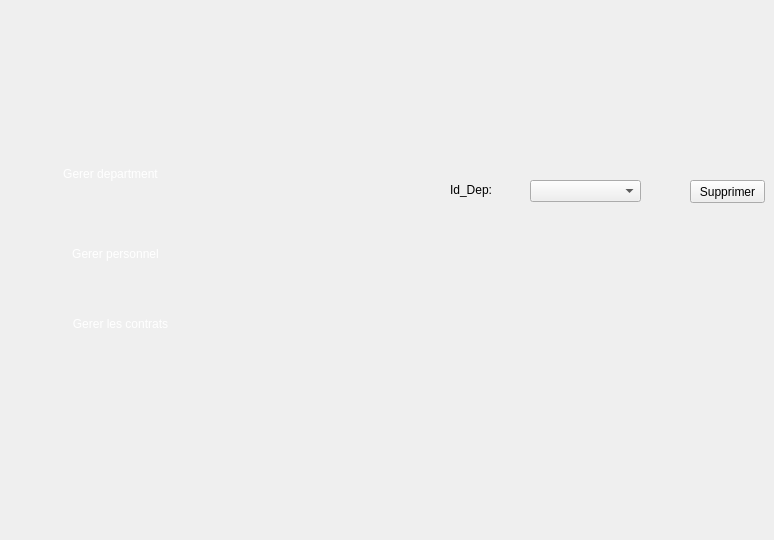
    <widget class="QWidget" name="page_11">
     <widget class="QPushButton" name="pushButton_82">
      <property name="geometry">
       <rect>
        <x>690</x>
        <y>180</y>
        <width>75</width>
        <height>23</height>
       </rect>
      </property>
      <property name="styleSheet">
       <string notr="true">background-image: url(:/new/prefix1/img/backback.png);</string>
      </property>
      <property name="text">
       <string>Supprimer</string>
      </property>
     </widget>
     <widget class="QLabel" name="label_50">
      <property name="geometry">
       <rect>
        <x>450</x>
        <y>180</y>
        <width>71</width>
        <height>20</height>
       </rect>
      </property>
      <property name="styleSheet">
       <string notr="true">background-image: url(:/new/prefix1/img/backback.png);</string>
      </property>
      <property name="text">
       <string>Id_Dep:</string>
      </property>
     </widget>
     <widget class="QPushButton" name="icon4_31">
      <property name="geometry">
       <rect>
        <x>250</x>
        <y>380</y>
        <width>91</width>
        <height>91</height>
       </rect>
      </property>
      <property name="cursor">
       <cursorShape>PointingHandCursor</cursorShape>
      </property>
      <property name="styleSheet">
       <string notr="true">
border-image: url(:/icon-afficher2.png);
background-color: transparent;
background: none;
border: none;
background-repeat: none;
</string>
      </property>
      <property name="text">
       <string/>
      </property>
     </widget>
     <widget class="QPushButton" name="icon2_24">
      <property name="geometry">
       <rect>
        <x>250</x>
        <y>120</y>
        <width>91</width>
        <height>91</height>
       </rect>
      </property>
      <property name="cursor">
       <cursorShape>PointingHandCursor</cursorShape>
      </property>
      <property name="styleSheet">
       <string notr="true">
border-image: url(:/icon-supp2.png);
background-color: transparent;
background: none;
border: none;
background-repeat: none;
</string>
      </property>
      <property name="text">
       <string/>
      </property>
     </widget>
     <widget class="QLabel" name="selected_18">
      <property name="geometry">
       <rect>
        <x>230</x>
        <y>120</y>
        <width>101</width>
        <height>91</height>
       </rect>
      </property>
      <property name="styleSheet">
       <string notr="true">
background-color: transparent;
background: none;
	border-image: url(:/selected.png);
border: none;
background-repeat: none;
</string>
      </property>
      <property name="text">
       <string/>
      </property>
     </widget>
     <widget class="QPushButton" name="icon4_32">
      <property name="geometry">
       <rect>
        <x>250</x>
        <y>0</y>
        <width>91</width>
        <height>91</height>
       </rect>
      </property>
      <property name="cursor">
       <cursorShape>PointingHandCursor</cursorShape>
      </property>
      <property name="styleSheet">
       <string notr="true">
border-image: url(:/icon-ajout2.png);
background-color: transparent;
background: none;
border: none;
background-repeat: none;
</string>
      </property>
      <property name="text">
       <string/>
      </property>
     </widget>
     <widget class="QPushButton" name="pushButton_45">
      <property name="geometry">
       <rect>
        <x>30</x>
        <y>240</y>
        <width>171</width>
        <height>28</height>
       </rect>
      </property>
      <property name="styleSheet">
       <string notr="true">

background-color: transparent;
	font: 10pt &quot;Segoe UI Historic&quot;;
	color: rgb(255, 255, 255);
background: none;
border: none;
background-repeat: none;
</string>
      </property>
      <property name="text">
       <string>Gerer personnel</string>
      </property>
     </widget>
     <widget class="QLabel" name="selected2_31">
      <property name="geometry">
       <rect>
        <x>-10</x>
        <y>150</y>
        <width>231</width>
        <height>51</height>
       </rect>
      </property>
      <property name="styleSheet">
       <string notr="true">
background-color: transparent;
background: none;
	border-image: url(:/selected2.png);
border: none;
background-repeat: none;
</string>
      </property>
      <property name="text">
       <string/>
      </property>
     </widget>
     <widget class="QPushButton" name="icon3_22">
      <property name="geometry">
       <rect>
        <x>250</x>
        <y>250</y>
        <width>91</width>
        <height>91</height>
       </rect>
      </property>
      <property name="cursor">
       <cursorShape>PointingHandCursor</cursorShape>
      </property>
      <property name="styleSheet">
       <string notr="true">
background-color: transparent;
	border-image: url(:/icon-modif2.png);
background: none;
border: none;
background-repeat: none;
</string>
      </property>
      <property name="text">
       <string/>
      </property>
     </widget>
     <widget class="QPushButton" name="b_vehicules_6">
      <property name="geometry">
       <rect>
        <x>30</x>
        <y>160</y>
        <width>161</width>
        <height>28</height>
       </rect>
      </property>
      <property name="styleSheet">
       <string notr="true">

background-color: transparent;
	font: 10pt &quot;Segoe UI Historic&quot;;
	color: rgb(255, 255, 255);
background: none;
border: none;
background-repeat none;
</string>
      </property>
      <property name="text">
       <string>Gerer department</string>
      </property>
     </widget>
     <widget class="QLabel" name="ar_18">
      <property name="geometry">
       <rect>
        <x>220</x>
        <y>-10</y>
        <width>151</width>
        <height>531</height>
       </rect>
      </property>
      <property name="styleSheet">
       <string notr="true">

background-color: transparent;
	border-image: url(:/bg.png);

background: none;
border: none;
background-repeat: none;
</string>
      </property>
      <property name="text">
       <string/>
      </property>
     </widget>
     <widget class="QComboBox" name="siddep">
      <property name="geometry">
       <rect>
        <x>530</x>
        <y>180</y>
        <width>111</width>
        <height>22</height>
       </rect>
      </property>
     </widget>
     <widget class="QPushButton" name="b_vehicules_19">
      <property name="geometry">
       <rect>
        <x>40</x>
        <y>310</y>
        <width>161</width>
        <height>28</height>
       </rect>
      </property>
      <property name="styleSheet">
       <string notr="true">

background-color: transparent;
	font: 10pt &quot;Segoe UI Historic&quot;;
	color: rgb(255, 255, 255);
background: none;
border: none;
background-repeat none;
</string>
      </property>
      <property name="text">
       <string>Gerer les contrats</string>
      </property>
     </widget>
     <zorder>ar_18</zorder>
     <zorder>pushButton_82</zorder>
     <zorder>label_50</zorder>
     <zorder>icon4_31</zorder>
     <zorder>selected_18</zorder>
     <zorder>icon4_32</zorder>
     <zorder>pushButton_45</zorder>
     <zorder>selected2_31</zorder>
     <zorder>icon3_22</zorder>
     <zorder>b_vehicules_6</zorder>
     <zorder>icon2_24</zorder>
     <zorder>siddep</zorder>
     <zorder>b_vehicules_19</zorder>
    </widget>
